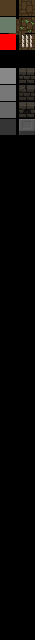
#> input picture addon_scripts/map_builder/screenImgs/colorpalette.png, 35 x 640 px
$ python dungeonparser.py
#> lines starting #> are read from the running program, lines starting #| are printed output that depends on the picture
#> the answer given: screenImgs/colorpalette.png
### addon_scripts/map_builder/png_to_screen.py
import os
try:
    import cv2 as cv
except:
    print("installing opencv, as it wasn't present before")
    os.system("python -m pip install opencv-python")
    import cv2 as cv
import tkinter as tk
from tkinter import filedialog
import numpy as np
import json

allocations={
  "888888":"wall_brick",
  "777777":"wall_brick_crack",
  "666666":"wall_brick_hole",
  "008bff":"tile_ground_egg",
  "523d22":"tile_ground",
  "ff0000":"trap_spikes",
  "697c69":"tile_ground_moss",
  "000000":"wall_void",
  "343434":"wall_stone",
#  "de8e00":"chest_gold",
}

def rgb2hex(rgb:list) -> str:
    return "".join([str(hex(x)).removeprefix("0x").zfill(2) for x in rgb])

def pic2hex(pic):
    return [[rgb2hex(y) for y in x] for x in pic]

def pic2screenmap(pic):
    return [[allocations.get(y,"tile_ground") for y in x] for x in pic]

# [9 lines left out: function file2screen, not called in this run]


#with open('allocation.json') as json_file:
#    allocations = json.load(json_file)

#filenames = tk.filedialog.askopenfilenames(title="choose files", filetypes=[("image files", ("*.png"," *.jpg", "*.gif", "*.svg"))])
# [10 lines that do not run on import are left out]
        #savefile.write(string)

### addon_scripts/map_builder/dungeonparser.py
import tkinter
try:
    import cv2 as cv
except:
    print("installing opencv, as it wasn't present before")
    os.system("python -m pip install opencv-python")
    import cv2 as cv
import tkinter as tk
from tkinter import filedialog
import numpy as np
import json

import png_to_screen

allocations = png_to_screen.allocations

enallo = {
    "ffadad":"ghost_fire",
    "a7a6a9":"rat",
    "ffffff":"skeleton",
    "0a8fff":"slime_ice"
}

def crop(map, screenx, screeny):
    return [x[screenx*21 : screenx*21+22] for x in map[screeny*12:screeny*12+13]]

def getAdj(x, y, maxx, maxy, filename):
    l = {
        "left":"none",
        "right":"none",
        "up":"none",
        "down":"none"
    }
    if x != 0:
        l["left"]= str(x-1) + str(y) + filename
    if x != maxx:
        l["right"]=str(x+1) + str(y) + filename
    if y != 0:
        l["up"]=str(x) + str(y-1) + filename
    if y != maxy:
        l["down"]=str(x) + str(y+1) + filename
    return l

def dictToString(d):
    string = ""
    for k,v in d.items():
        #print(k,v)
        string += k+":"+v + "\n"
    return string[:-1]

def getEnMapString(hexmap):
    string = ""
    for yrow in range(len(hexmap)):
        for x in range(len(hexmap[0])):
            en = enallo.get(hexmap[yrow][x])
            hexval = hexmap[yrow][x]
            if (en != None):
                string += en + "=" + str(x) + "," + str(yrow) + "\n"
    return string

def wipe_mapinformation(pic):
    rgb_wall = np.array([136,136,136])
    rgb_tile = np.array([82,61,34])
    for i, y in enumerate(pic):
        for j, x in enumerate(y):
            if (not np.array_equal(x, rgb_wall)):
                pic[i][j] = rgb_tile
    return pic
    #return [[x if (np.array_equal(x, rgb_wall) or np.array_equal(x, rgb_tile)) else rgb_tile for x in y] for y in pic]

def file2screens(file):
#> called with file = 'screenImgs/colorpalette.png'
    filename = file.split("/")[-1]
    pic = cv.imread(file)
#> pic is the input picture: shape (640, 35, 3); mean B, G, R 10, 11.5, 15.1
    pic = cv.cvtColor(pic, cv.COLOR_BGR2RGB)
    dim = [len(pic[0]),len(pic)]
#> dim = [35, 640]
    mapdim = [dim[0]//21, dim[1]//12]
#> mapdim = [1, 53]
    for screenx in range(mapdim[0]):
        for screeny in range(mapdim[1]):
            map = crop(pic, screenx, screeny)
            hexmap = png_to_screen.pic2hex(map)
            screenmap = png_to_screen.pic2screenmap(hexmap)
            mapstring = "\n".join([",".join(x) for x in screenmap])
            screenname = "../../data/screens/" + str(screenx) + str(screeny) + ".".join(filename.split(".")[:-1]) + ".world"
            scrnfile = open(screenname, "w")
            scrnfile.write(mapstring + "\n###\n")
            scrnfile.write(dictToString(getAdj(screenx, screeny, dim[0], dim[1], ".".join(filename.split(".")[:-1]))))
            scrnfile.close()
            enfile = open(screenname.replace(".world", ".enemymap"), "w")
            enfile.write(getEnMapString(hexmap))
            enfile.close()
#> this loop made 1 pass
    wiped_map = wipe_mapinformation(pic)
#> in wipe_mapinformation, `rgb_wall = np.array([136,136,136])`: rgb_wall = [136, 136, 136]
#> after the loop in wipe_mapinformation, `for i, y in enumerate(pic):`:
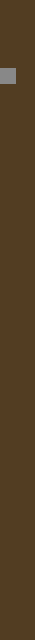
#> pic: shape (640, 35, 3); mean R, G, B 82.6, 61.9, 35.2
    mapname = "../../images/map/maps/" + filename
#> mapname = '../../images/map/maps/colorpalette.png'
    cv.imwrite(mapname, cv.cvtColor(wiped_map, cv.COLOR_RGB2BGR))
    print(f"wrote map to {mapname}")
#| wrote map to ../../images/map/maps/colorpalette.png

if (__name__ == "__main__"):
    while (True):
        picname = tk.filedialog.askopenfilename(title="choose files", initialdir="screenImgs", filetypes=[("image files", ("*.png"," *.jpg", "*.gif", "*.svg"))])
        if (picname == ""):
            exit()
        file2screens(picname)
